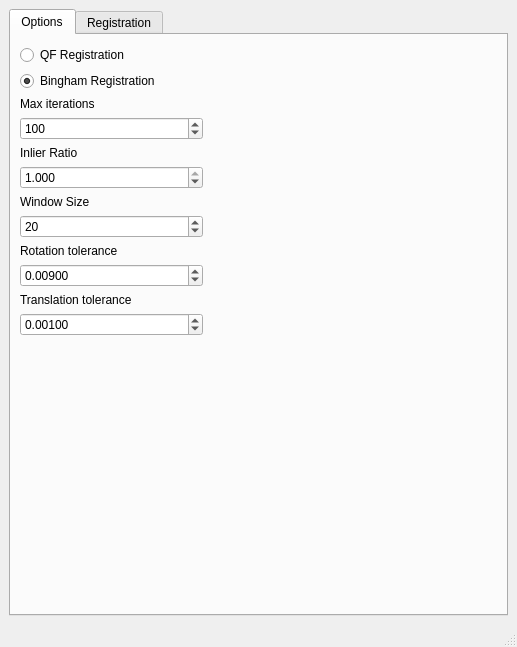
<?xml version="1.0" encoding="UTF-8"?>
<ui version="4.0">
 <class>MainWindow</class>
 <widget class="QMainWindow" name="MainWindow">
  <property name="geometry">
   <rect>
    <x>0</x>
    <y>0</y>
    <width>517</width>
    <height>647</height>
   </rect>
  </property>
  <property name="windowTitle">
   <string>MainWindow</string>
  </property>
  <widget class="QWidget" name="centralwidget">
   <layout class="QGridLayout" name="gridLayout_2">
    <item row="0" column="1">
     <widget class="QTabWidget" name="tabWidget">
      <property name="currentIndex">
       <number>0</number>
      </property>
      <widget class="QWidget" name="OptionsTab">
       <attribute name="title">
        <string>Options</string>
       </attribute>
       <widget class="QWidget" name="layoutWidget">
        <property name="geometry">
         <rect>
          <x>9</x>
          <y>10</y>
          <width>183</width>
          <height>671</height>
         </rect>
        </property>
        <layout class="QVBoxLayout" name="verticalLayout_3">
         <item>
          <layout class="QVBoxLayout" name="verticalLayout_2">
           <item>
            <layout class="QVBoxLayout" name="maxIterationsLayout">
             <property name="sizeConstraint">
              <enum>QLayout::SetFixedSize</enum>
             </property>
             <item>
              <layout class="QVBoxLayout" name="verticalLayout">
               <item>
                <widget class="QRadioButton" name="QFOption">
                 <property name="enabled">
                  <bool>true</bool>
                 </property>
                 <property name="text">
                  <string>QF Registration</string>
                 </property>
                 <property name="checked">
                  <bool>false</bool>
                 </property>
                </widget>
               </item>
               <item>
                <widget class="QRadioButton" name="BinghamOption">
                 <property name="text">
                  <string>Bingham Registration</string>
                 </property>
                 <property name="checked">
                  <bool>true</bool>
                 </property>
                </widget>
               </item>
              </layout>
             </item>
             <item>
              <widget class="QLabel" name="maxIterationsLabel">
               <property name="sizePolicy">
                <sizepolicy hsizetype="Minimum" vsizetype="Minimum">
                 <horstretch>0</horstretch>
                 <verstretch>0</verstretch>
                </sizepolicy>
               </property>
               <property name="text">
                <string>Max iterations</string>
               </property>
              </widget>
             </item>
             <item>
              <widget class="QSpinBox" name="maxIterations">
               <property name="maximum">
                <number>99999</number>
               </property>
               <property name="value">
                <number>100</number>
               </property>
              </widget>
             </item>
            </layout>
           </item>
           <item>
            <layout class="QVBoxLayout" name="inlierRatioLayout">
             <property name="sizeConstraint">
              <enum>QLayout::SetFixedSize</enum>
             </property>
             <item>
              <widget class="QLabel" name="inlierRatioLabel">
               <property name="sizePolicy">
                <sizepolicy hsizetype="Minimum" vsizetype="Minimum">
                 <horstretch>0</horstretch>
                 <verstretch>0</verstretch>
                </sizepolicy>
               </property>
               <property name="text">
                <string>Inlier Ratio</string>
               </property>
              </widget>
             </item>
             <item>
              <widget class="QDoubleSpinBox" name="inlierRatio">
               <property name="decimals">
                <number>3</number>
               </property>
               <property name="maximum">
                <double>1.000000000000000</double>
               </property>
               <property name="singleStep">
                <double>0.100000000000000</double>
               </property>
               <property name="value">
                <double>1.000000000000000</double>
               </property>
              </widget>
             </item>
            </layout>
           </item>
           <item>
            <layout class="QVBoxLayout" name="windowSizeLayout">
             <property name="sizeConstraint">
              <enum>QLayout::SetFixedSize</enum>
             </property>
             <item>
              <widget class="QLabel" name="windowSizeLabel">
               <property name="sizePolicy">
                <sizepolicy hsizetype="Minimum" vsizetype="Minimum">
                 <horstretch>0</horstretch>
                 <verstretch>0</verstretch>
                </sizepolicy>
               </property>
               <property name="text">
                <string>Window Size</string>
               </property>
              </widget>
             </item>
             <item>
              <widget class="QSpinBox" name="windowSize">
               <property name="minimum">
                <number>1</number>
               </property>
               <property name="maximum">
                <number>99999999</number>
               </property>
               <property name="value">
                <number>20</number>
               </property>
              </widget>
             </item>
            </layout>
           </item>
           <item>
            <layout class="QVBoxLayout" name="rotationToleranceLayout">
             <property name="sizeConstraint">
              <enum>QLayout::SetFixedSize</enum>
             </property>
             <item>
              <widget class="QLabel" name="rotationToleranceLabel">
               <property name="sizePolicy">
                <sizepolicy hsizetype="Minimum" vsizetype="Minimum">
                 <horstretch>0</horstretch>
                 <verstretch>0</verstretch>
                </sizepolicy>
               </property>
               <property name="text">
                <string>Rotation tolerance</string>
               </property>
              </widget>
             </item>
             <item>
              <widget class="QDoubleSpinBox" name="rotationTolerance">
               <property name="decimals">
                <number>5</number>
               </property>
               <property name="minimum">
                <double>0.000010000000000</double>
               </property>
               <property name="maximum">
                <double>99.989999999999995</double>
               </property>
               <property name="singleStep">
                <double>0.001000000000000</double>
               </property>
               <property name="value">
                <double>0.009000000000000</double>
               </property>
              </widget>
             </item>
            </layout>
           </item>
           <item>
            <layout class="QVBoxLayout" name="translationToleranceLayout">
             <property name="sizeConstraint">
              <enum>QLayout::SetFixedSize</enum>
             </property>
             <item>
              <widget class="QLabel" name="translationToleranceLabel">
               <property name="sizePolicy">
                <sizepolicy hsizetype="Minimum" vsizetype="Minimum">
                 <horstretch>0</horstretch>
                 <verstretch>0</verstretch>
                </sizepolicy>
               </property>
               <property name="text">
                <string>Translation tolerance</string>
               </property>
              </widget>
             </item>
             <item>
              <widget class="QDoubleSpinBox" name="translationTolerance">
               <property name="decimals">
                <number>5</number>
               </property>
               <property name="minimum">
                <double>0.000010000000000</double>
               </property>
               <property name="singleStep">
                <double>0.001000000000000</double>
               </property>
               <property name="value">
                <double>0.001000000000000</double>
               </property>
              </widget>
             </item>
            </layout>
           </item>
          </layout>
         </item>
         <item>
          <spacer name="optionsSpacer">
           <property name="orientation">
            <enum>Qt::Vertical</enum>
           </property>
           <property name="sizeHint" stdset="0">
            <size>
             <width>20</width>
             <height>261</height>
            </size>
           </property>
          </spacer>
         </item>
        </layout>
       </widget>
      </widget>
      <widget class="QWidget" name="RegistrationTab">
       <attribute name="title">
        <string>Registration</string>
       </attribute>
       <layout class="QGridLayout" name="gridLayout_3">
        <item row="0" column="0">
         <widget class="QFrame" name="ButtonsLayout">
          <property name="maximumSize">
           <size>
            <width>16777215</width>
            <height>84</height>
           </size>
          </property>
          <property name="frameShape">
           <enum>QFrame::StyledPanel</enum>
          </property>
          <property name="frameShadow">
           <enum>QFrame::Raised</enum>
          </property>
          <layout class="QHBoxLayout" name="horizontalLayout">
           <item>
            <layout class="QVBoxLayout" name="MovingLayout">
             <item>
              <widget class="QPushButton" name="ptcldMovingButton">
               <property name="text">
                <string>Import Moving Data</string>
               </property>
              </widget>
             </item>
             <item>
              <widget class="QLineEdit" name="ptcldMovingText"/>
             </item>
            </layout>
           </item>
           <item>
            <layout class="QVBoxLayout" name="FixedLayout">
             <item>
              <widget class="QPushButton" name="ptcldFixedButton">
               <property name="text">
                <string>Import Fixed Data</string>
               </property>
              </widget>
             </item>
             <item>
              <widget class="QLineEdit" name="ptcldFixedText"/>
             </item>
            </layout>
           </item>
           <item>
            <widget class="QPushButton" name="registrationButton">
             <property name="sizePolicy">
              <sizepolicy hsizetype="Minimum" vsizetype="Expanding">
               <horstretch>0</horstretch>
               <verstretch>0</verstretch>
              </sizepolicy>
             </property>
             <property name="focusPolicy">
              <enum>Qt::TabFocus</enum>
             </property>
             <property name="styleSheet">
              <string notr="true"> QPushButton#registrationButton {
	background-color: qlineargradient(spread:pad, x1:0, y1:0, x2:0, y2:1, stop:0 rgb(80,200,130), stop:1 rgb(50,180,110));
	color:white;
	font-weight:bold;
	border-radius:10px;
	padding:10px;
	margin-left:10px;
	border-width: 1px;
	border-color:rgb(200,200,200);
	border-style: solid;
 }
 QPushButton#registrationButton:pressed {
	background-color:  qlineargradient(spread:pad, x1:0, y1:0, x2:0, y2:1, stop:0 rgb(50,150,100), stop:1 rgb(50,180,110));
 }
QPushButton:hover:!pressed
{
  background-color: rgb(40,170,100);
}</string>
             </property>
             <property name="text">
              <string>Register</string>
             </property>
             <property name="autoDefault">
              <bool>false</bool>
             </property>
             <property name="default">
              <bool>false</bool>
             </property>
             <property name="flat">
              <bool>false</bool>
             </property>
            </widget>
           </item>
          </layout>
         </widget>
        </item>
        <item row="1" column="0">
         <widget class="QFrame" name="vtkFrame">
          <property name="frameShape">
           <enum>QFrame::StyledPanel</enum>
          </property>
          <property name="frameShadow">
           <enum>QFrame::Raised</enum>
          </property>
         </widget>
        </item>
       </layout>
      </widget>
     </widget>
    </item>
   </layout>
  </widget>
  <widget class="QStatusBar" name="statusbar"/>
 </widget>
 <resources/>
 <connections/>
</ui>
